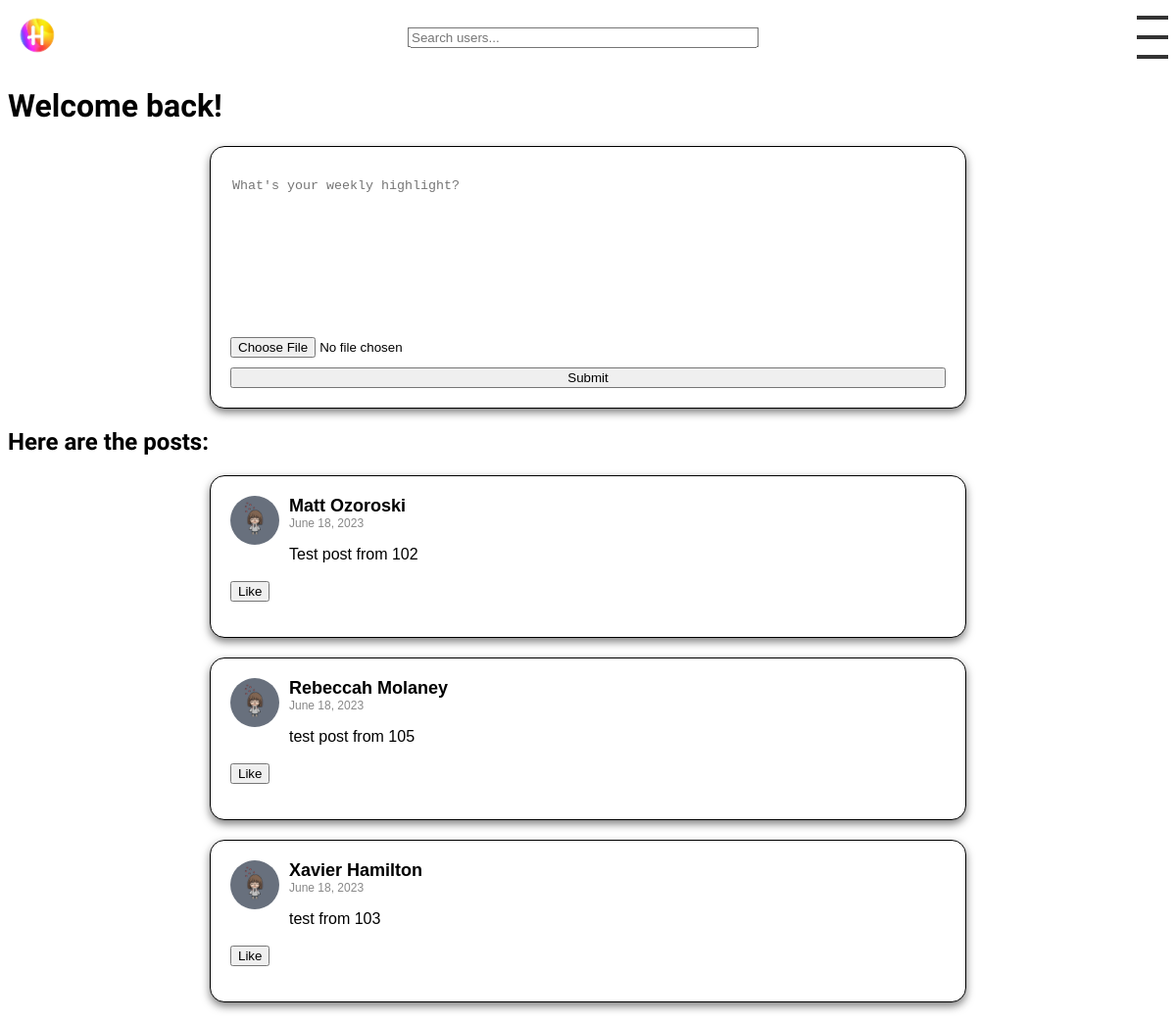
The app's page / (signed in), older data.
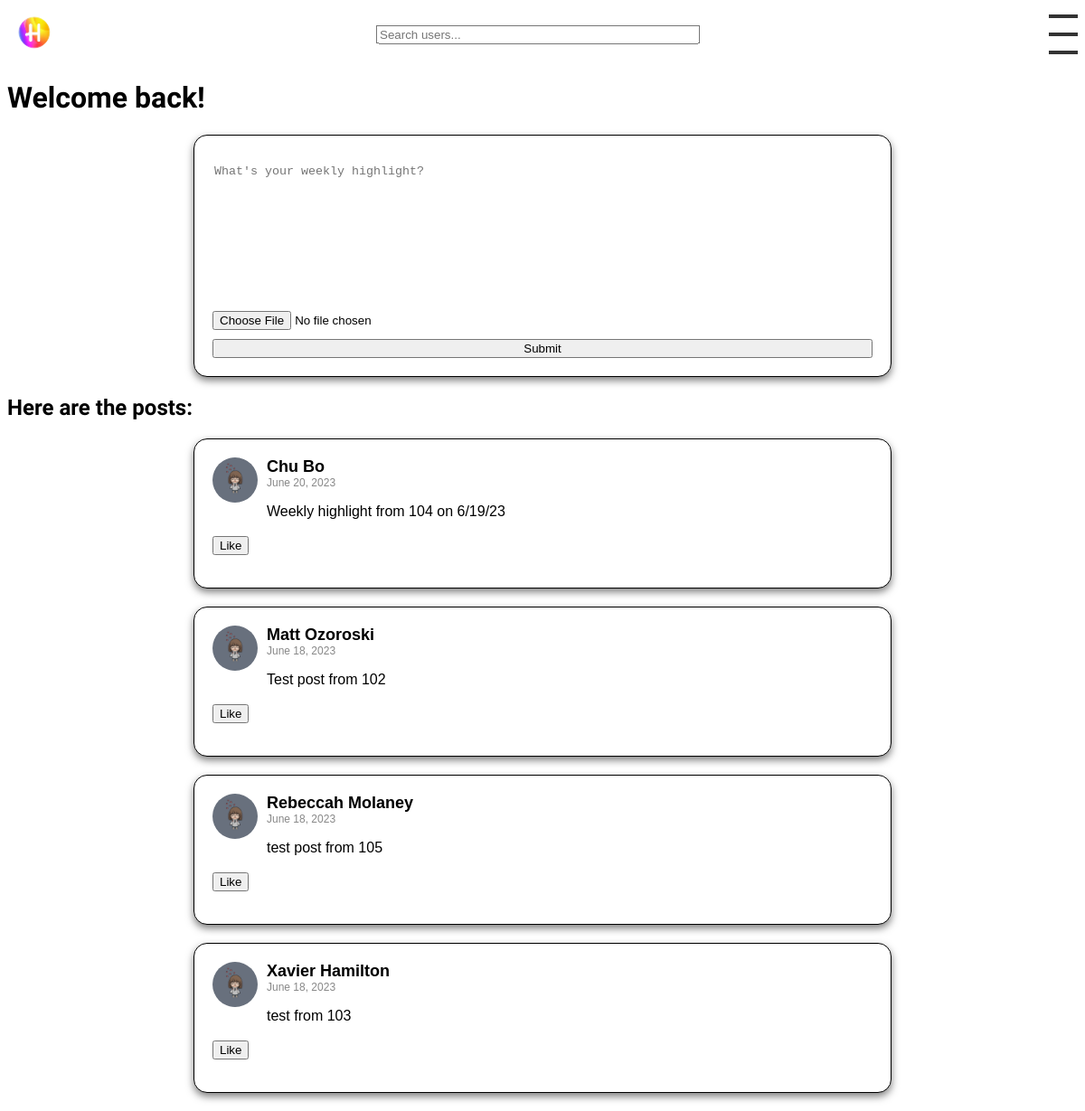
The same page, newer data.
### posts/models.py (models this page shows, shortened)
class Post(models.Model):
    user = models.ForeignKey(User, on_delete=models.CASCADE, related_name='posts')
    text = models.TextField()
    image = models.ImageField(upload_to='images/', blank=True, null=True)
    likes = models.ManyToManyField(User, related_name='likes', blank=True)
    created_at = models.DateTimeField(auto_now_add=True)

class Profile(models.Model):
    user = models.OneToOneField(User, on_delete=models.CASCADE)
    image = models.ImageField(upload_to='profile_pics/', default='profile_pics/ProfilePic.jpg', blank=True)
    location = models.CharField(max_length=30, blank=True)
    bio = models.TextField(blank=True)
    friends = models.ManyToManyField("self")
    last_post_time = models.DateTimeField(default=timezone.now)

### posts/views.py (the view, shortened to what this page needs)
# urls.py: 2. Add a URL to urlpatterns:  path('', views.home, name='home')
def home(request):
    can_post = True
    form = PostForm()
    if request.user.is_authenticated:
        if Post.objects.filter(user=request.user, created_at__gte=timezone.now()-timedelta(weeks=1)).exists():
            can_post = False
    colors = ['yellow', 'pink', 'green', 'orange', 'blue']
    shuffled_colors = list(itertools.islice(itertools.cycle(colors), 150))  # Adjust 150 as per your need
    random.shuffle(shuffled_colors)
    if request.user.is_authenticated:
        posts = Post.objects.exclude(user=request.user).exclude(likes=request.user).order_by('-created_at')
        template = 'loggedin.html'
    else:
        posts = Post.objects.all().order_by('-created_at')
        template = 'home.html'
    context = {
        'form': form,
        'posts': posts,
        'shuffled_colors': shuffled_colors,
        'can_post': can_post,
    }
    return render(request, template, context)

### posts/forms.py
class PostForm(forms.ModelForm):
    class Meta:
        model = Post
        fields = ['text', 'image']
    def __init__(self, *args, **kwargs):
        super().__init__(*args, **kwargs)
        self.fields['text'].widget = forms.Textarea(attrs={'placeholder': 'What\'s your weekly highlight?'})

### posts/templatetags/my_filters.py (called while the page is built)
@register.filter
def custom_date(value):
    now = timezone.now()
    diff = now - value
    if diff.days <= 0 and diff.seconds < 3600:
        return str(diff.seconds//60) + " minutes ago"
    elif diff.days <= 0 and diff.seconds >= 3600:
        return str(diff.seconds//3600) + " hours ago"
    elif diff.days >= 1 and diff.days < 7:
        return str(diff.days) + " days ago"
    else:
        return value.strftime("%B %d, %Y")  # If more than a week ago, return a formatted date

### posts/templates/loggedin.html (shortened to what this page needs)
{% extends 'base.html' %}
{% load static %}
{% block content %}
  <h1>Welcome back!</h1>
  <link rel="stylesheet" type="text/css" href="{% static 'css/form.css' %}">
  {% if can_post %}
  <div class="post">
    <form method="post" enctype="multipart/form-data">
      {{ form.text }}
      {{ form.image }}
      <button type="submit">Submit</button>
    </form>
  </div>
  {% endif %}
  <h2>Here are the posts:</h2>
  {% for post in posts %}
  {% include 'post.html' with post=post show_like_button=True %}
  {% endfor %}
{% endblock %}

### posts/templates/post.html (shortened to what this page needs)
{% load static %}
{% load my_filters %}
<link rel="stylesheet" type="text/css" href="{% static 'css/post.css' %}">
<div class="post">
    <div class="post-top">
        <a href="{% url 'view_profile' post.user.username %}">
            <img src="{{ post.user.profile.image.url }}" alt="User Avatar" class="avatar">
        </a>
        <div class="post-content">
            <div class="user-detail">
                <a href="{% url 'view_profile' post.user.username %}" class="username">{{ post.user.first_name }} {{ post.user.last_name }}</a>
                <span class="timestamp">{{ post.created_at|custom_date }}</span>
            </div>
            <p class="post-text">{{ post.text }}</p>
        </div>
    </div>
    {% if show_like_button %}
        <div class="interaction-icons">
            <button class="like-button" data-id="{{ post.id }}">
                {% if request.user in post.likes.all %}
                    Unlike
                {% else %}
                    Like
                {% endif %}
            </button>
        </div>
    {% endif %}
</div>

Row changes from the older to the newer data that the page shows:
added Post: user.profile.image (picture), user.first_name "Chu", user.last_name "Bo", created_at|custom_date "June 20, 2023", text "Weekly highlight from 104 on 6/19/23", shows "Like"
